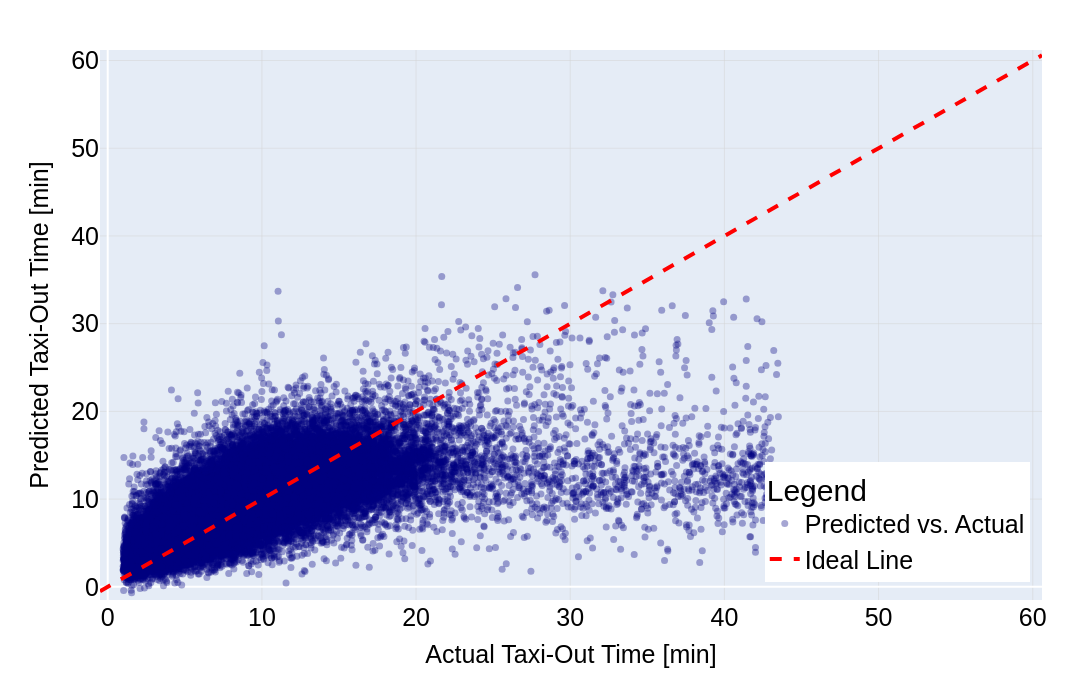

Notebook code for this chart:
### Markdown cell above
## Actual vs Predicted Taxi-Out Times for ALL test sets

### Code cell
# --- Parameters for fonts ---
font_family = "Arial"
font_colour = "black"

title_size = 35
axis_title_size = 25
axis_tick_size = 25
legend_title_size = 30
legend_font_size = 25

# Ensure y_true and y_pred are 1-D sequences
y_true = predictions_df["y_true"]
y_pred = predictions_df["y_pred"]

# Define axis limits
x_min = -0.5
x_max = 60.6

y_min = -1.5
y_max = 61.2

# Create the ideal prediction line (y = x)
ideal_x = [x_min, x_max]
ideal_y = [x_min, x_max]

fig = go.Figure()

fig.add_trace(
    go.Scatter(
        x=y_true,
        y=y_pred,
        mode="markers",
        name="Predicted vs. Actual",
        marker=dict(
            color="navy",
            size=7,
            opacity=0.35
        )
    )
)

fig.add_trace(
    go.Scatter(
        x=ideal_x,
        y=ideal_y,
        mode="lines",
        name="Ideal Line",
        line=dict(
            color="red",
            width=4,
            dash="dash"
        )
    )
)

fig.update_layout(
    height=700,
    width=1500,
    margin=dict(t=50, b=100, l=100, r=50),

    title=None,

    font=dict(
        family=font_family,
        color=font_colour
    ),

    xaxis=dict(
    title="Actual Taxi-Out Time [min]",
    range=[x_min, x_max],
    fixedrange=True,
    title_font=dict(size=axis_title_size),
    tickfont=dict(size=axis_tick_size)
),

    yaxis=dict(
    title="Predicted Taxi-Out Time [min]",
    range=[y_min, y_max],
    fixedrange=True,
    title_font=dict(size=axis_title_size),
    tickfont=dict(size=axis_tick_size)
),

    legend=dict(
        title="Legend",
        font=dict(size=legend_font_size),
        title_font=dict(size=legend_title_size),
        x=0.987,
        y=0.033,
        xanchor="right",
        yanchor="bottom"
    )
)

fig.update_xaxes(showgrid=True, gridwidth=0.5, gridcolor="lightgrey")
fig.update_yaxes(showgrid=True, gridwidth=0.5, gridcolor="lightgrey")

fig.show()

fig.write_image("figures/predicted_vs_actual_taxi_out_time.pdf")

### Figure 1 — Plotly figure (JSON) as saved in the notebook; plotly's stock layout.template omitted (floating-point values rounded to 4 significant figures; data arrays with more than 128 entries replaced by an {"elided": "..."} marker saying what was removed)
{"data": [{"marker": {"color": "navy", "opacity": 0.35, "size": 7}, "mode": "markers", "name": "Predicted vs. Actual", "type": "scatter", "x": {"elided": "50866 float values"}, "y": {"elided": "50866 float values"}}, {"line": {"color": "red", "dash": "dash", "width": 4}, "mode": "lines", "name": "Ideal Line", "type": "scatter", "x": [-0.5, 60.6], "y": [-0.5, 60.6]}], "layout": {"font": {"color": "black", "family": "Arial"}, "height": 700, "legend": {"font": {"size": 25}, "title": {"font": {"size": 30}, "text": "Legend"}, "x": 0.987, "xanchor": "right", "y": 0.033, "yanchor": "bottom"}, "margin": {"b": 100, "l": 100, "r": 50, "t": 50}, "title": {}, "width": 1500, "xaxis": {"fixedrange": true, "gridcolor": "lightgrey", "gridwidth": 0.5, "range": [-0.5, 60.6], "showgrid": true, "tickfont": {"size": 25}, "title": {"font": {"size": 25}, "text": "Actual Taxi-Out Time [min]"}}, "yaxis": {"fixedrange": true, "gridcolor": "lightgrey", "gridwidth": 0.5, "range": [-1.5, 61.2], "showgrid": true, "tickfont": {"size": 25}, "title": {"font": {"size": 25}, "text": "Predicted Taxi-Out Time [min]"}}}}
